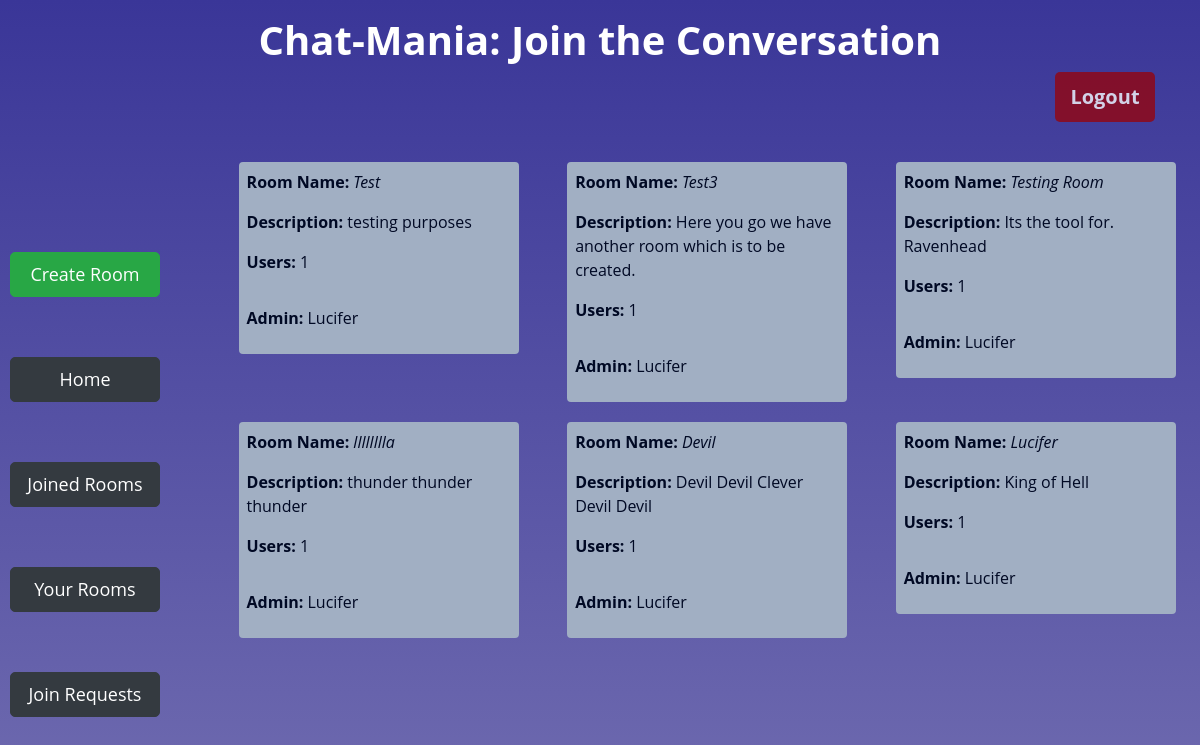
The app's page /your_rooms/ (signed in) with its own data.
### app/models.py (models this page shows, shortened)
class Room(models.Model):
    name = models.CharField(max_length=64,unique=True)
    description = models.CharField(max_length=256)
    admin = models.ForeignKey(User, on_delete=models.CASCADE, related_name="get_admin")
    numberUsers = models.IntegerField(default=1)

class User(AbstractUser):
    joinedRooms = models.IntegerField(default=0)
    createdRooms = models.IntegerField(default=0)
    def __str__(self):
        return f"{self.username}"

### app/views.py (the view)
# urls.py: path('your_rooms/', views.your_rooms, name='your_rooms'),
@login_required(login_url="login")
def your_rooms(request):
    rooms = Room.objects.filter(admin=request.user)
    return render(request, 'app/yourrooms.html', {
        'rooms': rooms
    })

### app/templates/app/yourrooms.html (shortened to what this page needs)
{% extends 'app/layout.html' %}
{% block body %}
    <div class="container">
        <div class="row">
            <div class="col-md-12 mt-3">
                <h1 class="text-center" style="font-weight: 700;">Chat-Mania: Join the Conversation</h1>
                <form action="{% url 'logout' %}" method="post">
                 <input type="submit" id="logout-btn" class="btn btn-danger float-right" style="border: none;" value="Logout">
                </form>
             </div>
         </div>
    </div>
    <div class="d-flex flex-row">
    <div class="btn-Cont d-flex flex-column justify-content-around">
        <a id="lbtn" href="{% url 'create' %}" class="btn  btn-success">Create Room</a>
        <a id="lbtn" href="{% url 'index' %}" class="btn  btn-dark">Home</a>
        <button id="lbtn" class="btn  btn-dark">Joined Rooms</button>
        <a id="lbtn" class="btn  btn-dark" href="{% url 'your_rooms' %}" >Your Rooms</a>
        <button id="lbtn" class="btn  btn-dark">Join Requests</button>
    </div>
     <div class="d-flex flex-row justify-content-around flex-wrap" id="room-cont">
        {% for room in rooms%}
        <div class="room p-1">
                <p><b>Room Name:</b> <i> {{room.name}} </i> </p>
                <p> <b>Description:</b> {{room.description}} </p>
                <p><b>Users:</b> {{room.numberUsers}} </p>
              <p class="pt-3 align-bottom"><b>Admin:</b> {{room.admin}} </p>
        </div>
        {% endfor %}
     </div>
    </div>
{% endblock %}

### app/static/app/style.css (style rules this page uses)
body { background: linear-gradient(to bottom, rgb(58,54,152) , rgb(110,106,175) ); font-family: 'Open Sans', sans-serif; color: #fff; height: 100vh; margin: 0; padding: 0; }
#logout-btn { background-color: #97030A; color: #fff; border-radius: 5px; width: 100px; height: 50px; font-size: 20px; font-weight: bold; opacity: 0.77; }
.btn-Cont { display: flex; margin-left: 10px; margin-top: 70px; width: 200px; height: 300px; }
#lbtn { width: 150px; height: 50px; font-size: 18px; font-weight: normal; border-radius: 5px; margin-top: 60px; padding: 8px; }
#room-cont { margin-left: 40px; flex-wrap: wrap; display: flex; width: 100%; margin-top: 30px; }
.room { padding-left: 18px; padding-right: 18px; padding-top: 10px; width: 280px; height: fit-content; margin: 10px; border-radius: 4px; border: 4px solid #A1AFC3; background-color: #A1AFC3; color: #000924; }

### records on screen
Room: name "Test", description "testing purposes", numberUsers "1", admin "Lucifer"
Room: name "Test3", description "Here you go we have another room which is to be created.", numberUsers "1", admin "Lucifer"
Room: name "Testing Room", description "Its the tool for. Ravenhead", numberUsers "1", admin "Lucifer"
Room: name "lllllllla", description "thunder thunder thunder", numberUsers "1", admin "Lucifer"
Room: name "Devil", description "Devil Devil Clever Devil Devil", numberUsers "1", admin "Lucifer"
Room: name "Lucifer", description "King of Hell", numberUsers "1", admin "Lucifer"
